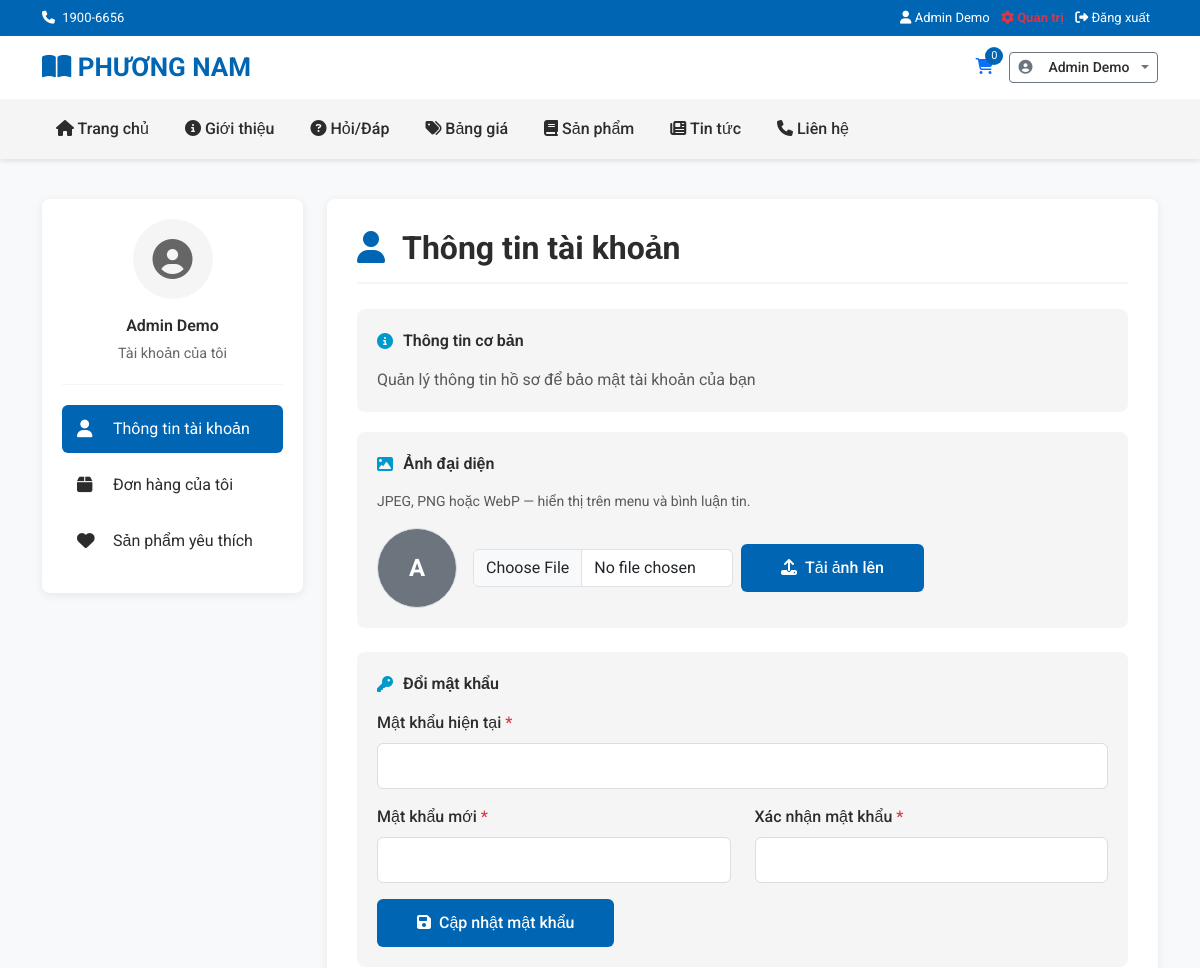
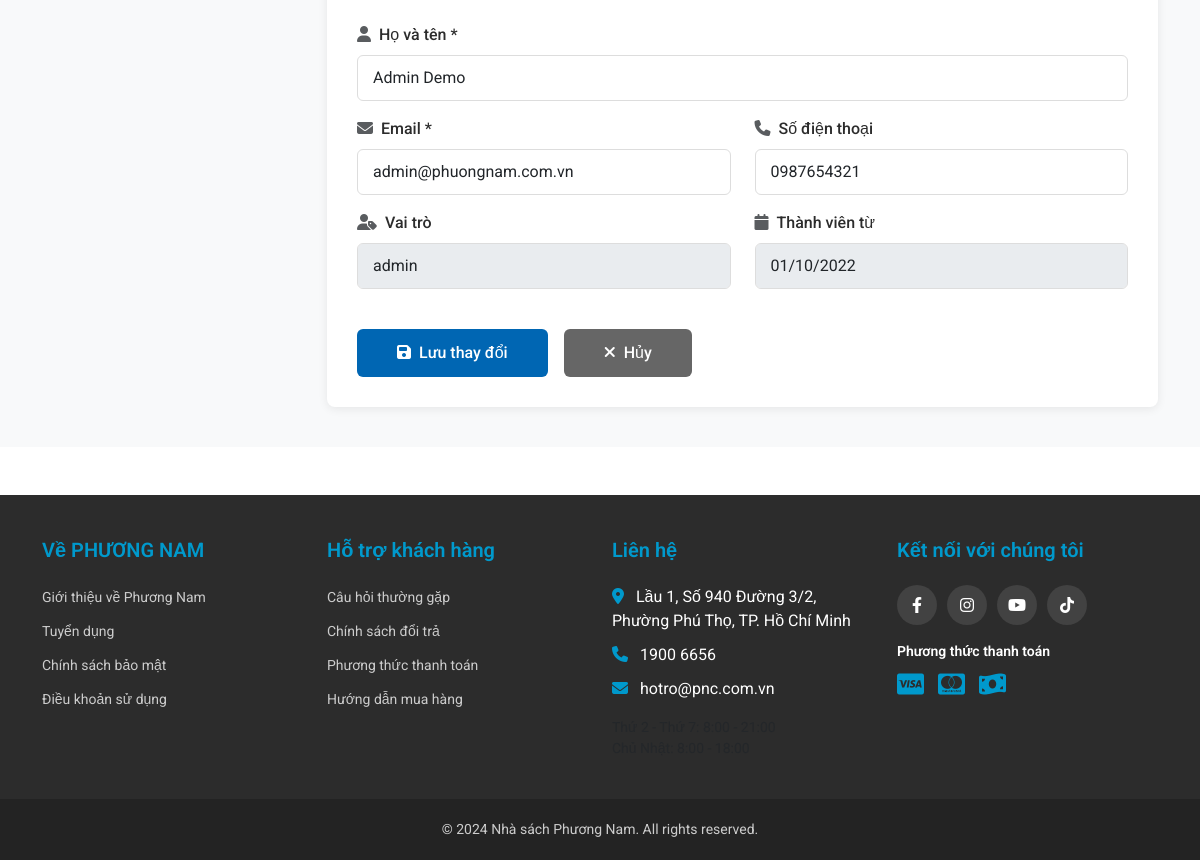
Screenshot of /customer (signed in) with the database file from the repository (2 pictures, top to bottom).
### tables this page shows
CREATE TABLE `users` (
  `user_id` int(11) NOT NULL,
  `password` varchar(100) NOT NULL,
  `fullname` varchar(50) NOT NULL,
  `email` varchar(100) NOT NULL,
  `phone` varchar(20) DEFAULT NULL,
  `avatar` varchar(255) DEFAULT NULL,
  `role` varchar(50) NOT NULL DEFAULT 'customer',
  `account_status` varchar(20) NOT NULL DEFAULT 'active',
  `note` text DEFAULT NULL,
  `created_date` date DEFAULT NULL
);

### app/views/customer/index.php (the view, shortened to what the rows shown need)
<?php require_once APP_ROOT . '/views/components/header.php'; ?>
<?php
$profileEmailRaw = trim((string) ($user['email'] ?? ''));
$profileEmailShow = $profileEmailRaw;
$profileEmailRequiredAttr = $profileEmailShow !== '';
?>
<div class="customer-container">
    <div class="container">
        <div class="row">
            <div class="col-lg-3">
                <?php require_once APP_ROOT . '/views/customer/sidebar.php'; ?>
            </div>
            <div class="col-lg-9">
                <div class="customer-content">
                    <h2 class="page-title">
                        <i class="fas fa-user"></i>
                        Thông tin tài khoản
                    </h2>
                    <div class="info-card">
                        <div class="info-card-title">
                            <i class="fas fa-info-circle"></i>
                            Thông tin cơ bản
                        </div>
                        <p class="mb-0 text-muted">
                            Quản lý thông tin hồ sơ để bảo mật tài khoản của bạn
                        </p>
                    </div>
                    <div class="info-card mb-4">
                        <div class="info-card-title">
                            <i class="fas fa-image"></i>
                            Ảnh đại diện
                        </div>
                        <p class="small text-muted mb-3">JPEG, PNG hoặc WebP — hiển thị trên menu và bình luận tin.</p>
                        <div class="d-flex flex-wrap align-items-center gap-3">
                            <?php
                            $myAv = trim((string) ($user['avatar'] ?? ''));
                            $showImg = $myAv !== '' && function_exists('pn_is_local_media_path') && pn_is_local_media_path($myAv);
                            ?>
                            <div id="avatarPreviewBox">
                                <?php if ($showImg): ?>
                                    <img src="<?= e(media_url($myAv)) ?>" alt="" width="80" height="80" class="rounded-circle border" style="object-fit:cover;" id="avatarImgPreview">
                                <?php else: ?>
                                    <div class="rounded-circle bg-secondary d-flex align-items-center justify-content-center text-white fw-bold border" style="width:80px;height:80px;font-size:1.5rem;" id="avatarImgPreview">
                                        <?= !empty($user['fullname']) ? e(mb_substr($user['fullname'], 0, 1, 'UTF-8')) : 'U' ?>
                                    </div>
                                <?php endif; ?>
                            </div>
                            <form id="avatarUploadForm" class="d-flex flex-wrap gap-2 align-items-center">
                                <input type="file" name="avatar" accept="image/jpeg,image/png,image/webp" class="form-control" style="max-width:260px;" required>
                                <button type="submit" class="btn-save"><i class="fas fa-upload me-2"></i>Tải ảnh lên</button>
                            </form>
                        </div>
                    </div>
                    <div class="info-card mb-4">
                        <div class="info-card-title">
                            <i class="fas fa-key"></i>
                            Đổi mật khẩu
                        </div>
                        <form class="profile-form" id="passwordChangeForm">
                            <div class="row">
                                <div class="col-md-12 mb-3">
                                    <label class="form-label">Mật khẩu hiện tại <span class="text-danger">*</span></label>
                                    <input type="password" name="current_password" class="form-control" required autocomplete="current-password" minlength="1">
                                </div>
                                <div class="col-md-6 mb-3">
                                    <label class="form-label">Mật khẩu mới <span class="text-danger">*</span></label>
                                    <input type="password" name="new_password" id="newPwd1" class="form-control" required autocomplete="new-password" minlength="6">
                                </div>
                                <div class="col-md-6 mb-3">
                                    <label class="form-label">Xác nhận mật khẩu <span class="text-danger">*</span></label>
                                    <input type="password" name="confirm_password" id="newPwd2" class="form-control" required autocomplete="new-password" minlength="6">
                                </div>
                            </div>
                            <button type="submit" class="btn-save"><i class="fas fa-save me-2"></i>Cập nhật mật khẩu</button>
                        </form>
                    </div>
                    <form class="profile-form" id="profileForm">
                        <div class="row">
                            <div class="col-md-12 mb-3">
                                <label for="fullname" class="form-label">
                                    <i class="fas fa-user me-2 text-muted"></i>Họ và tên *
                                </label>
                                <input type="text" class="form-control" id="fullname" name="fullname"
                                       value="<?= htmlspecialchars($user['fullname'] ?? '') ?>"
                                       placeholder="Nhập họ và tên đầy đủ"
                                       required>
                            </div>
                        </div>
                        <div class="row">
                            <div class="col-md-6 mb-3">
                                <label for="email" class="form-label">
                                    <i class="fas fa-envelope me-2 text-muted"></i>Email<?= $profileEmailRequiredAttr ? ' *' : '' ?>
                                </label>
                                <input type="email" class="form-control" id="email" name="email"
                                       value="<?= htmlspecialchars($profileEmailShow) ?>"
                                       placeholder="example@email.com"
                                       <?= $profileEmailRequiredAttr ? 'required' : '' ?>>
                            </div>
                            <div class="col-md-6 mb-3">
                                <label for="phone" class="form-label">
                                    <i class="fas fa-phone me-2 text-muted"></i>Số điện thoại
                                </label>
                                <input type="tel" class="form-control" id="phone" name="phone"
                                       value="<?= htmlspecialchars(trim((string) ($user['phone'] ?? ''))) ?>"
                                       placeholder="Nhập số điện thoại">
                            </div>
                        </div>
                        <div class="row">
                            <div class="col-md-6 mb-3">
                                <label for="role" class="form-label">
                                    <i class="fas fa-user-tag me-2 text-muted"></i>Vai trò
                                </label>
                                <input type="text" class="form-control" id="role"
                                       value="<?= htmlspecialchars($user['role'] ?? 'Customer') ?>"
                                       readonly disabled>
                            </div>
                            <div class="col-md-6 mb-3">
                                <label class="form-label">
                                    <i class="fas fa-calendar me-2 text-muted"></i>Thành viên từ
                                </label>
                                <input type="text" class="form-control"
                                       value="<?= !empty($user['created_date']) ? date('d/m/Y', strtotime($user['created_date'])) : 'N/A' ?>"
                                       readonly disabled>
                            </div>
                        </div>
                        <div class="mt-4 d-flex gap-3">
                            <button type="submit" class="btn btn-save">
                                <i class="fas fa-save me-2"></i>Lưu thay đổi
                            </button>
                            <button type="button" class="btn btn-cancel" onclick="window.location.reload()">
                                <i class="fas fa-times me-2"></i>Hủy
                            </button>
                        </div>
                    </form>
                </div>
            </div>
        </div>
    </div>
</div>
<?php require_once APP_ROOT . '/views/components/footer.php'; ?>

### app/views/components/header.php (shortened to what the rows shown need)
<?php
$cartCount = 0;
$loggedUserId = (int) ($_SESSION['users_id'] ?? 0);
if ($loggedUserId > 0) {
    require_once APP_ROOT . '/models/CartModel.php';
    $cartModel = new CartModel();
    $cartCount = max(0, $cartModel->getCartCount($loggedUserId));
}
$navUser = null;
if ($loggedUserId > 0) {
    $navUser = [
        'id' => $loggedUserId,
        'name' => $_SESSION['users_username'] ?? 'User',
        'email' => $_SESSION['users_email'] ?? '',
        'role' => $_SESSION['users_role'] ?? 'user',
        'avatar' => $_SESSION['users_avatar'] ?? '',
    ];
}
$base = defined('BASE_URL') ? rtrim(BASE_URL, '/') . '/' : '/';
?>
<!DOCTYPE html>
<html lang="vi">
<head>
    <link href="https://cdn.jsdelivr.net/npm/bootstrap@5.3.0/dist/css/bootstrap.min.css" rel="stylesheet">
    <link rel="stylesheet" href="https://cdnjs.cloudflare.com/ajax/libs/font-awesome/6.4.0/css/all.min.css">
    <link rel="stylesheet" href="<?= $base ?>css/site-layout.css">
    <link rel="stylesheet" href="<?= $base ?>css/footer.css">
<?php
    $pnNavPage = $page ?? '';
    if ($pnNavPage === 'home'): ?>
    <link rel="stylesheet" href="<?= $base ?>css/home-page.css">
<?php elseif ($pnNavPage === 'product' && !empty($product_list_page)): ?>
    <link rel="stylesheet" href="<?= $base ?>css/product-list.css">
<?php elseif ($pnNavPage === 'about'): ?>
    <link rel="stylesheet" href="<?= $base ?>css/about-page.css">
<?php elseif ($pnNavPage === 'qa'): ?>
    <link rel="stylesheet" href="<?= $base ?>css/qa-page.css">
<?php elseif ($pnNavPage === 'pricing'): ?>
    <link rel="stylesheet" href="<?= $base ?>css/pricing-page.css">
<?php elseif ($pnNavPage === 'news' && !empty($news_list_page)): ?>
    <link rel="stylesheet" href="<?= $base ?>css/news-list.css">
<?php elseif ($pnNavPage === 'contact'): ?>
    <link rel="stylesheet" href="<?= $base ?>css/contact-page.css">
<?php elseif ($pnNavPage === 'customer'): ?>
    <link rel="stylesheet" href="<?= $base ?>css/customer-account.css">
<?php endif; ?>
</head>
<body>
<div class="header-wrapper">
    <div class="top-header" role="banner">
        <div class="container">
            <div class="row align-items-center">
                <div class="col-7 col-sm-6">
                    <i class="fas fa-phone" aria-hidden="true"></i>
                    <a href="tel:19006656" class="ms-1" style="color:inherit; text-decoration: none;">1900-6656</a>
                </div>
                <div class="col-5 col-sm-6 text-end">
                    <?php if ($navUser): ?>
                        <span class="me-2"><i class="fas fa-user"></i> <?= e($navUser['name'] ?? $navUser['email'] ?? 'Người dùng') ?></span>
                        <?php if (isset($navUser['role']) && in_array(strtolower((string) $navUser['role']), ['admin', 'staff'], true)): ?>
                            <a href="<?= $base ?>admin" class="me-2 text-danger fw-bold"><i class="fas fa-cog"></i> Quản trị</a>
                        <?php endif; ?>
                        <a href="<?= $base ?>auth/logout" class="me-2" style="color:inherit;"><i class="fas fa-sign-out-alt" aria-hidden="true"></i> Đăng xuất</a>
                    <?php else: ?>
                        <a href="<?= $base ?>auth/login" class="me-2"><i class="fas fa-user"></i> Đăng nhập</a>
                        <span class="mx-1">|</span>
                        <a href="<?= $base ?>auth/register" class="ms-2"><i class="fas fa-user-plus"></i> Đăng ký</a>
                    <?php endif; ?>
                </div>
            </div>
        </div>
    </div>
    <header class="main-header" aria-label="Thanh tiêu đề và liên kết nhanh">
        <div class="container">
            <div class="row align-items-center g-3">
                <div class="col-9 col-md-3">
                    <a href="<?= $base ?>" class="logo" aria-label="Trang chủ Nhà sách Phương Nam">
                        <i class="fas fa-book-open" aria-hidden="true"></i> PHƯƠNG NAM
                    </a>
                </div>
                <div class="col-3 col-md-9 d-flex justify-content-end align-items-center">
                    <div class="header-icons d-inline-flex align-items-center">
                        <?php $headerCartBadge = max(0, (int) ($cartCount ?? 0)); ?>
                        <a href="<?= $base ?>cart" title="Giỏ hàng" aria-label="Giỏ hàng" class="position-relative ms-3">
                            <i class="fas fa-shopping-cart" aria-hidden="true"></i>
                            <span class="cart-badge" aria-live="polite" aria-atomic="true"><?= e($headerCartBadge) ?></span>
                        </a>
                        <?php if ($navUser): ?>
                            <div class="btn-group ms-3 d-none d-md-block"> <button type="button" class="btn btn-sm btn-outline-secondary dropdown-toggle d-inline-flex align-items-center gap-2" data-bs-toggle="dropdown" aria-expanded="false">
                                    <?php
                                    $hdrAv = trim((string) ($navUser['avatar'] ?? ''));
                                    if ($hdrAv !== '' && function_exists('pn_is_local_media_path') && pn_is_local_media_path($hdrAv)): ?>
                                        <img src="<?= e(media_url($hdrAv)) ?>" alt="" width="24" height="24" class="rounded-circle" style="object-fit:cover;">
                                    <?php else: ?>
                                        <i class="fas fa-user-circle" aria-hidden="true"></i>
                                    <?php endif; ?>
                                    <span class="account-name"><?= e($navUser['name'] ?? $navUser['email']) ?></span>
                                </button>
                            </div>
                        <?php endif; ?>
                    </div>
                </div>
            </div>
        </div>
    </header>
    <nav class="nav-menu" aria-label="Danh mục chính">
        <div class="container">
            <div class="d-flex flex-wrap gap-2">
                <a href="<?= $base ?>home" class="nav-link <?= ($page ?? '') == 'home' ? 'active' : '' ?>" aria-current="<?= ($page ?? '') == 'home' ? 'page' : 'false' ?>">
                    <i class="fas fa-home" aria-hidden="true"></i> Trang chủ
                </a>
                <a href="<?= $base ?>home/about" class="nav-link <?= ($page ?? '') == 'about' ? 'active' : '' ?>">
                    <i class="fas fa-info-circle" aria-hidden="true"></i> Giới thiệu
                </a>
                <a href="<?= $base ?>home/qa" class="nav-link <?= ($page ?? '') == 'qa' ? 'active' : '' ?>">
                    <i class="fas fa-question-circle" aria-hidden="true"></i> Hỏi/Đáp
                </a>
                <a href="<?= $base ?>home/pricing" class="nav-link <?= ($page ?? '') == 'pricing' ? 'active' : '' ?>">
                    <i class="fas fa-tags" aria-hidden="true"></i> Bảng giá
                </a>
                <a href="<?= $base ?>product" class="nav-link <?= ($page ?? '') == 'product' ? 'active' : '' ?>">
                    <i class="fas fa-book" aria-hidden="true"></i> Sản phẩm
                </a>
                <a href="<?= $base ?>news" class="nav-link <?= ($page ?? '') == 'news' ? 'active' : '' ?>">
                    <i class="fas fa-newspaper" aria-hidden="true"></i> Tin tức
                </a>
                <a href="<?= $base ?>contact" class="nav-link <?= ($page ?? '') == 'contact' ? 'active' : '' ?>">
                    <i class="fas fa-phone" aria-hidden="true"></i> Liên hệ
                </a>
            </div>
        </div>
    </nav>
</div>

### rows the page displays
users: fullname "Admin Demo", fullname "A", email "admin@phuongnam.com.vn", phone "0987654321", role "admin", created_date "01/10/2022"

### other values shown
$headerCartBadge "0"
$_SESSION['users_username'] "Admin Demo"
$footerAddr "Lầu 1, Số 940 Đường 3/2, Phường Phú Thọ, TP. Hồ Chí Minh"
$footerPhoneShow "1900 6656"
$footerEmail "hotro@pnc.com.vn"
APP_NAME "Nhà sách Phương Nam"
